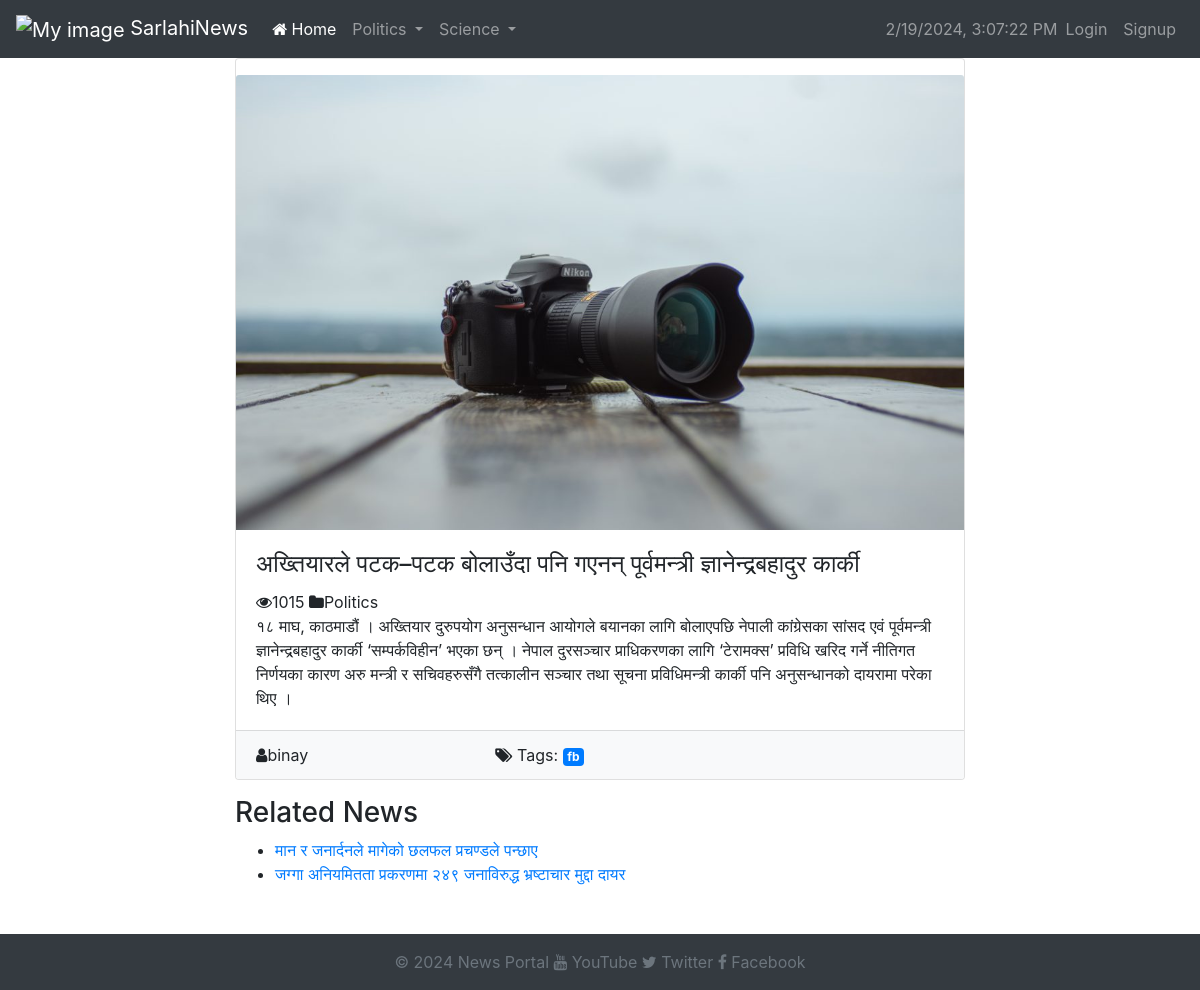
The app's page /articles/6/ with its own data.
### articles/models.py (models this page shows, shortened)
class Category(models.Model):
    id = models.AutoField(primary_key=True)
    name = models.CharField(max_length=100)
    parent = models.ForeignKey('self', on_delete=models.CASCADE, null=True, blank=True)
    def __str__(self):
        return self.name
    class Meta:
        constraints = [
            UniqueConstraint(fields=['name', 'parent'], name='unique_name_within_parent')
        ]

class Article(models.Model):
    id = models.AutoField(primary_key=True)
    title = models.CharField(max_length=200)
    content = models.TextField()
    author = models.ForeignKey(User, on_delete=models.CASCADE, related_name='authored_articles')
    category = models.ForeignKey(Category, on_delete=models.CASCADE)
    tags = models.ManyToManyField(Tag)
    created_at = models.DateTimeField(auto_now_add=True)
    updated_at = models.DateTimeField(auto_now=True)
    views = models.IntegerField(default=0)
    likes = models.ManyToManyField(User, related_name='%(app_label)s_%(class)s_likes', blank=True)
    image = models.ImageField(upload_to='article_images/', blank=True)

class Tag(models.Model):
    id = models.AutoField(primary_key=True)
    name = models.CharField(max_length=100)

### articles/views.py (the view)
# urls.py: path('<int:id>/',article_detail, name='article_detail'),
def article_detail(request, id):
    article = get_object_or_404(Article, pk=id)
    view, created = View.objects.get_or_create(article=article)
    view.count += 1
    view.save()
    articles = Article.objects.all()
    categories = Category.objects.all()
    related_news = Article.objects.filter(category=article.category).exclude(id=article.id)[:3]
    return render(request, "articles/article_detail.html", {
        'article': article,
        'view_count': view.count,
        'categories': categories,
        'articles': articles,
        'related_news': related_news  # Pass related news to the template
    })

### articles/templates/articles/article_detail.html (shortened to what this page needs)
{% extends "website/base.html" %}
{% block content %}
<div class="row">
    <div class="col-md-8 offset-md-2">
        <div class="card">
            {% if article.image %}
            <img src="{{ article.image.url }}" class="card-img-top mt-3" alt="Article Image">
            {% endif %}
            <div class="card-body">
                <h4 class="card-title"> {{ article.title }}</h4>
                <i class="fa fa-eye"></i>{{ view_count }}
                    <i class="fa fa-folder"></i>{{ article.category }}
                <p class="card-text">{{ article.content }}</p>
            </div>
            <div class="card-footer bg-light">
                <div class="row">
                    <div class="col-md-4">
                        <i class="fa fa-user"></i>{{ article.author }}
                    </div>
                    <div class="col-md-4">
                        <i class="fa fa-tags"></i> Tags:
                        {% for tag in article.tags.all %}
                            <span class="badge badge-primary">{{ tag.name }}</span>
                        {% endfor %}
                    </div>
                </div>
            </div>
        </div>
    </div>
</div>
<div class="row mt-3">
    <div class="col-md-8 offset-md-2">
        <div class="related-news">
            <h3>Related News</h3>
            <ul>
                {% for related_article in related_news %}
                    <li><a href="{{ related_article.get_absolute_url }}">{{ related_article.title }}</a></li>
                {% endfor %}
            </ul>
        </div>
    </div>
</div>
{% endblock %}

### website/templates/website/header.html (shortened to what this page needs)
{% load static %}
<nav class="navbar navbar-expand-lg navbar-dark bg-dark">
    <a class="navbar-brand" href="#">
        <img src="{% static 'website/logo.png' %}" alt="My image" width="75">
        SarlahiNews
    </a>
    <div class="collapse navbar-collapse" id="navbarNavDropdown">
        <ul class="navbar-nav mr-auto">
            <li class="nav-item">
                <a class="nav-link active" href="{% url 'home' %}"><i class="fa fa-home"></i> Home <span class="sr-only">(current)</span></a>
            </li>
            {% for category in categories %}
                {% if not category.parent %}
                    <li class="nav-item dropdown">
                        <a class="nav-link dropdown-toggle" href="#" id="navbarDropdown{{ category.id }}" role="button" data-toggle="dropdown" aria-haspopup="true" aria-expanded="false">
                            {{ category.name }}
                        </a>
                    </li>
                {% endif %}
            {% endfor %}
        </ul>
    <div class="collapse navbar-collapse" id="navbarNavDropdown">
        <ul class="navbar-nav ml-auto">
    <span id="datetime" class="navbar-text ml-auto"></span>
            {% if user.is_authenticated %}
                <li class="nav-item">
                    <span class="nav-link">Welcome, {{ user.username }}</span>
                </li>
                <li class="nav-item">
                    <a class="nav-link" href="{% url 'logout' %}">Logout</a>
                </li>
            {% else %}
                <li class="nav-item">
                    <a class="nav-link" href="{% url 'login' %}">Login</a>
                </li>
                <li class="nav-item">
                    <a class="nav-link" href="{% url 'signup' %}">Signup</a>
                </li>
            {% endif %}
        </ul>
    </div>
    </div>
</nav>

### records on screen
Category: name "Politics"
Category: name "Science"
Article: image (picture), title "अख्तियारले पटक–पटक बोलाउँदा पनि गएनन् पूर्वमन्त्री ज्ञानेन्द्रबहादुर कार्की", category "Politics", content "१८ माघ, काठमाडौं । अख्तियार दुरुपयोग अनुसन्धान आयोगले बयानका लागि बोलाएपछि नेपाली कांग्रेसका सांसद एवं पूर्वमन्त्री ज्ञानेन्द्रबहादुर कार्की ‘सम्पर्कविहीन’ भएका छन् । नेपाल दुरसञ्चार प्राधिकरणका लागि ‘टेरामक्स’ प्रविधि खरिद गर्ने नीतिगत निर्णयका कारण अरु मन्त्री र सचिवहरुसँगै तत्कालीन सञ्चार तथा सूचना प्रविधिमन्त्री कार्की पनि अनुसन्धानको दायरामा परेका थिए ।", author "binay"
Tag: name "fb"
Article: title "मान र जनार्दनले मागेको छलफल प्रचण्डले पन्छाए"
Article: title "जग्गा अनियमितता प्रकरणमा २४९ जनाविरुद्ध भ्रष्टाचार मुद्दा दायर"

### other values on screen
{{ view_count }} "1015"
